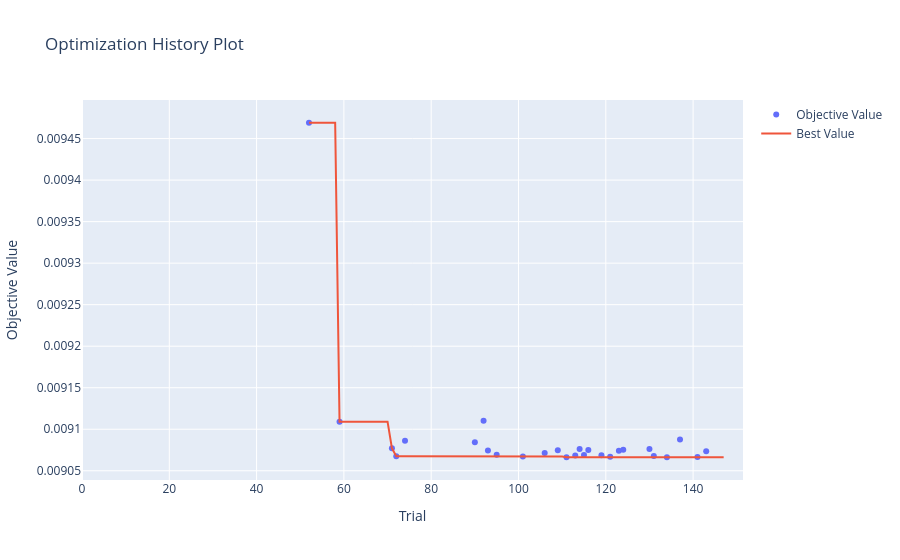
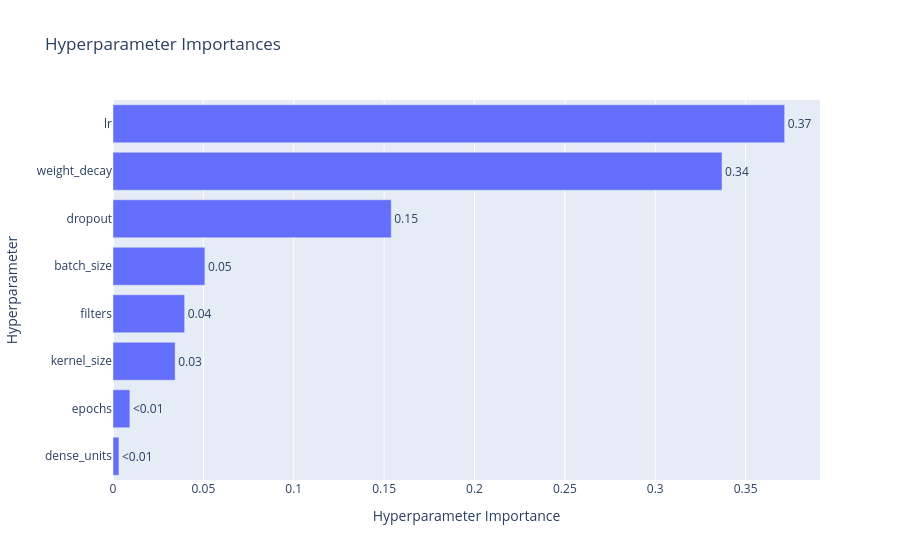

Write notebook code for charts like these, in order.
### Code cell
study = results[0]["study"]

vis.plot_optimization_history(study).show()
vis.plot_param_importances(study).show()

### Figure 1 — Plotly figure (JSON) as saved in the notebook; plotly's stock layout.template omitted (floating-point values rounded to 4 significant figures; data arrays with more than 128 entries replaced by an {"elided": "..."} marker saying what was removed)
{"data": [{"mode": "markers", "name": "Objective Value", "x": [52, 59, 71, 72, 74, 90, 92, 93, 95, 101, 106, 109, 111, 113, 114, 115, 116, 119, 121, 123, 124, 130, 131, 134, 137, 141, 143], "y": [0.009469, 0.009109, 0.009077, 0.009067, 0.009086, 0.009084, 0.00911, 0.009075, 0.009069, 0.009067, 0.009071, 0.009075, 0.009066, 0.009068, 0.009076, 0.009069, 0.009075, 0.009069, 0.009067, 0.009074, 0.009075, 0.009076, 0.009068, 0.009066, 0.009088, 0.009067, 0.009074], "type": "scatter"}, {"mode": "lines", "name": "Best Value", "x": {"elided": "148 int values"}, "y": {"elided": "148 float values"}, "type": "scatter"}, {"marker": {"color": "#cccccc"}, "mode": "markers", "name": "Infeasible Trial", "showlegend": false, "x": [], "y": [], "type": "scatter"}], "layout": {"title": {"text": "Optimization History Plot"}, "xaxis": {"title": {"text": "Trial"}}, "yaxis": {"title": {"text": "Objective Value"}}}}

### Figure 2 — Plotly figure (JSON) as saved in the notebook; plotly's stock layout.template omitted (floating-point values rounded to 4 significant figures)
{"data": [{"cliponaxis": false, "hovertemplate": ["dense_units (IntDistribution): 0.003282238529113713<extra></extra>", "epochs (IntDistribution): 0.009340065224437845<extra></extra>", "kernel_size (IntDistribution): 0.03437428965478254<extra></extra>", "filters (IntDistribution): 0.0396407399106463<extra></extra>", "batch_size (CategoricalDistribution): 0.050841465479076406<extra></extra>", "dropout (FloatDistribution): 0.15395581619491946<extra></extra>", "weight_decay (FloatDistribution): 0.33696115519808856<extra></extra>", "lr (FloatDistribution): 0.37160422980893515<extra></extra>"], "name": "Objective Value", "orientation": "h", "text": ["<0.01", "<0.01", "0.03", "0.04", "0.05", "0.15", "0.34", "0.37"], "textposition": "outside", "x": [0.003282, 0.00934, 0.03437, 0.03964, 0.05084, 0.154, 0.337, 0.3716], "y": ["dense_units", "epochs", "kernel_size", "filters", "batch_size", "dropout", "weight_decay", "lr"], "type": "bar"}], "layout": {"title": {"text": "Hyperparameter Importances"}, "xaxis": {"title": {"text": "Hyperparameter Importance"}}, "yaxis": {"title": {"text": "Hyperparameter"}}}}
